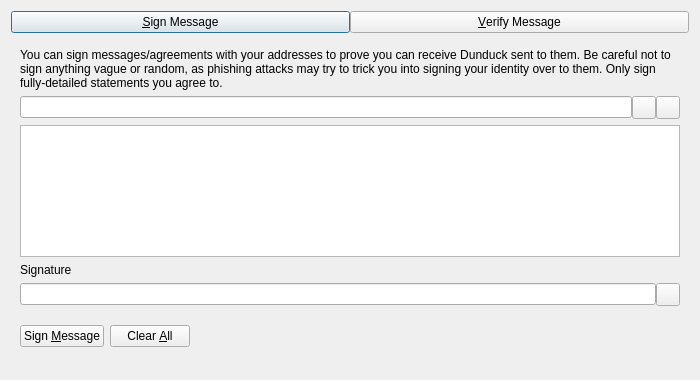
<?xml version="1.0" encoding="UTF-8"?>
<ui version="4.0">
 <class>SignVerifyMessageDialog</class>
 <widget class="QDialog" name="SignVerifyMessageDialog">
  <property name="geometry">
   <rect>
    <x>0</x>
    <y>0</y>
    <width>700</width>
    <height>380</height>
   </rect>
  </property>
  <property name="windowTitle">
   <string>Signatures - Sign / Verify a Message</string>
  </property>
  <property name="modal">
   <bool>true</bool>
  </property>
  <layout class="QVBoxLayout" name="verticalLayout">
   <item>
    <layout class="QHBoxLayout" name="horizontalLayout_Buttons_2">
     <property name="spacing">
      <number>0</number>
     </property>
     <property name="topMargin">
      <number>0</number>
     </property>
     <item>
      <widget class="QPushButton" name="btnSignMessage">
       <property name="text">
        <string>&amp;Sign Message</string>
       </property>
       <property name="checkable">
        <bool>true</bool>
       </property>
      </widget>
     </item>
     <item>
      <widget class="QPushButton" name="btnVerifyMessage">
       <property name="text">
        <string>&amp;Verify Message</string>
       </property>
       <property name="checkable">
        <bool>true</bool>
       </property>
      </widget>
     </item>
    </layout>
   </item>
   <item>
    <widget class="QStackedWidget" name="stackedWidgetSig">
     <property name="minimumSize">
      <size>
       <width>0</width>
       <height>0</height>
      </size>
     </property>
     <property name="currentIndex">
      <number>0</number>
     </property>
     <widget class="QWidget" name="pageSignMessage">
      <layout class="QVBoxLayout" name="verticalLayout_SM">
       <item>
        <widget class="QLabel" name="infoLabel_SM">
         <property name="text">
          <string>You can sign messages/agreements with your addresses to prove you can receive Dunduck sent to them. Be careful not to sign anything vague or random, as phishing attacks may try to trick you into signing your identity over to them. Only sign fully-detailed statements you agree to.</string>
         </property>
         <property name="textFormat">
          <enum>Qt::PlainText</enum>
         </property>
         <property name="wordWrap">
          <bool>true</bool>
         </property>
        </widget>
       </item>
       <item>
        <layout class="QHBoxLayout" name="horizontalLayout_1_SM">
         <property name="spacing">
          <number>0</number>
         </property>
         <item>
          <widget class="QValidatedLineEdit" name="addressIn_SM">
           <property name="toolTip">
            <string>The Dunduck address to sign the message with</string>
           </property>
          </widget>
         </item>
         <item>
          <widget class="QToolButton" name="addressBookButton_SM">
           <property name="toolTip">
            <string>Choose previously used address</string>
           </property>
           <property name="text">
            <string/>
           </property>
           <property name="shortcut">
            <string>Alt+A</string>
           </property>
          </widget>
         </item>
         <item>
          <widget class="QToolButton" name="pasteButton_SM">
           <property name="toolTip">
            <string>Paste address from clipboard</string>
           </property>
           <property name="text">
            <string/>
           </property>
           <property name="shortcut">
            <string>Alt+P</string>
           </property>
          </widget>
         </item>
        </layout>
       </item>
       <item>
        <widget class="QPlainTextEdit" name="messageIn_SM">
         <property name="toolTip">
          <string>Enter the message you want to sign here</string>
         </property>
        </widget>
       </item>
       <item>
        <widget class="QLabel" name="signatureLabel_SM">
         <property name="text">
          <string>Signature</string>
         </property>
         <property name="textFormat">
          <enum>Qt::PlainText</enum>
         </property>
        </widget>
       </item>
       <item>
        <layout class="QHBoxLayout" name="horizontalLayout_2_SM">
         <property name="spacing">
          <number>0</number>
         </property>
         <item>
          <widget class="QLineEdit" name="signatureOut_SM">
           <property name="readOnly">
            <bool>true</bool>
           </property>
          </widget>
         </item>
         <item>
          <widget class="QToolButton" name="copySignatureButton_SM">
           <property name="toolTip">
            <string>Copy the current signature to the system clipboard</string>
           </property>
           <property name="text">
            <string/>
           </property>
          </widget>
         </item>
        </layout>
       </item>
       <item>
        <layout class="QHBoxLayout" name="horizontalLayout_3_SM">
         <item>
          <widget class="QPushButton" name="signMessageButton_SM">
           <property name="toolTip">
            <string>Sign the message to prove you own this Dunduck address</string>
           </property>
           <property name="text">
            <string>Sign &amp;Message</string>
           </property>
           <property name="autoDefault">
            <bool>false</bool>
           </property>
          </widget>
         </item>
         <item>
          <widget class="QPushButton" name="clearButton_SM">
           <property name="toolTip">
            <string>Reset all sign message fields</string>
           </property>
           <property name="text">
            <string>Clear &amp;All</string>
           </property>
           <property name="autoDefault">
            <bool>false</bool>
           </property>
          </widget>
         </item>
         <item>
          <spacer name="horizontalSpacer_1_SM">
           <property name="orientation">
            <enum>Qt::Horizontal</enum>
           </property>
           <property name="sizeHint" stdset="0">
            <size>
             <width>40</width>
             <height>48</height>
            </size>
           </property>
          </spacer>
         </item>
         <item>
          <widget class="QLabel" name="statusLabel_SM">
           <property name="text">
            <string/>
           </property>
           <property name="wordWrap">
            <bool>true</bool>
           </property>
          </widget>
         </item>
         <item>
          <spacer name="horizontalSpacer_2_SM">
           <property name="orientation">
            <enum>Qt::Horizontal</enum>
           </property>
           <property name="sizeHint" stdset="0">
            <size>
             <width>40</width>
             <height>48</height>
            </size>
           </property>
          </spacer>
         </item>
        </layout>
       </item>
      </layout>
     </widget>
     <widget class="QWidget" name="pageVerifyMessage">
      <layout class="QVBoxLayout" name="verticalLayout_VM">
       <item>
        <widget class="QLabel" name="infoLabel_VM">
         <property name="text">
          <string>Enter the receiver's address, message (ensure you copy line breaks, spaces, tabs, etc. exactly) and signature below to verify the message. Be careful not to read more into the signature than what is in the signed message itself, to avoid being tricked by a man-in-the-middle attack. Note that this only proves the signing party receives with the address, it cannot prove sendership of any transaction!</string>
         </property>
         <property name="textFormat">
          <enum>Qt::PlainText</enum>
         </property>
         <property name="alignment">
          <set>Qt::AlignLeading|Qt::AlignLeft|Qt::AlignTop</set>
         </property>
         <property name="wordWrap">
          <bool>true</bool>
         </property>
        </widget>
       </item>
       <item>
        <layout class="QHBoxLayout" name="horizontalLayout_1_VM">
         <property name="spacing">
          <number>0</number>
         </property>
         <item>
          <widget class="QValidatedLineEdit" name="addressIn_VM">
           <property name="toolTip">
            <string>The Dunduck address the message was signed with</string>
           </property>
          </widget>
         </item>
         <item>
          <widget class="QToolButton" name="addressBookButton_VM">
           <property name="toolTip">
            <string>Choose previously used address</string>
           </property>
           <property name="text">
            <string/>
           </property>
           <property name="shortcut">
            <string>Alt+A</string>
           </property>
          </widget>
         </item>
        </layout>
       </item>
       <item>
        <widget class="QPlainTextEdit" name="messageIn_VM"/>
       </item>
       <item>
        <widget class="QValidatedLineEdit" name="signatureIn_VM"/>
       </item>
       <item>
        <layout class="QHBoxLayout" name="horizontalLayout_2_VM">
         <item>
          <widget class="QPushButton" name="verifyMessageButton_VM">
           <property name="toolTip">
            <string>Verify the message to ensure it was signed with the specified Dunduck address</string>
           </property>
           <property name="text">
            <string>Verify &amp;Message</string>
           </property>
           <property name="autoDefault">
            <bool>false</bool>
           </property>
          </widget>
         </item>
         <item>
          <widget class="QPushButton" name="clearButton_VM">
           <property name="toolTip">
            <string>Reset all verify message fields</string>
           </property>
           <property name="text">
            <string>Clear &amp;All</string>
           </property>
           <property name="autoDefault">
            <bool>false</bool>
           </property>
          </widget>
         </item>
         <item>
          <spacer name="horizontalSpacer_1_VM">
           <property name="orientation">
            <enum>Qt::Horizontal</enum>
           </property>
           <property name="sizeHint" stdset="0">
            <size>
             <width>40</width>
             <height>48</height>
            </size>
           </property>
          </spacer>
         </item>
         <item>
          <widget class="QLabel" name="statusLabel_VM">
           <property name="text">
            <string/>
           </property>
           <property name="wordWrap">
            <bool>true</bool>
           </property>
          </widget>
         </item>
         <item>
          <spacer name="horizontalSpacer_2_VM">
           <property name="orientation">
            <enum>Qt::Horizontal</enum>
           </property>
           <property name="sizeHint" stdset="0">
            <size>
             <width>40</width>
             <height>48</height>
            </size>
           </property>
          </spacer>
         </item>
        </layout>
       </item>
      </layout>
     </widget>
    </widget>
   </item>
  </layout>
 </widget>
 <customwidgets>
  <customwidget>
   <class>QValidatedLineEdit</class>
   <extends>QLineEdit</extends>
   <header>qt/qvalidatedlineedit.h</header>
  </customwidget>
 </customwidgets>
 <resources>
  <include location="../dunduck.qrc"/>
 </resources>
 <connections/>
</ui>
